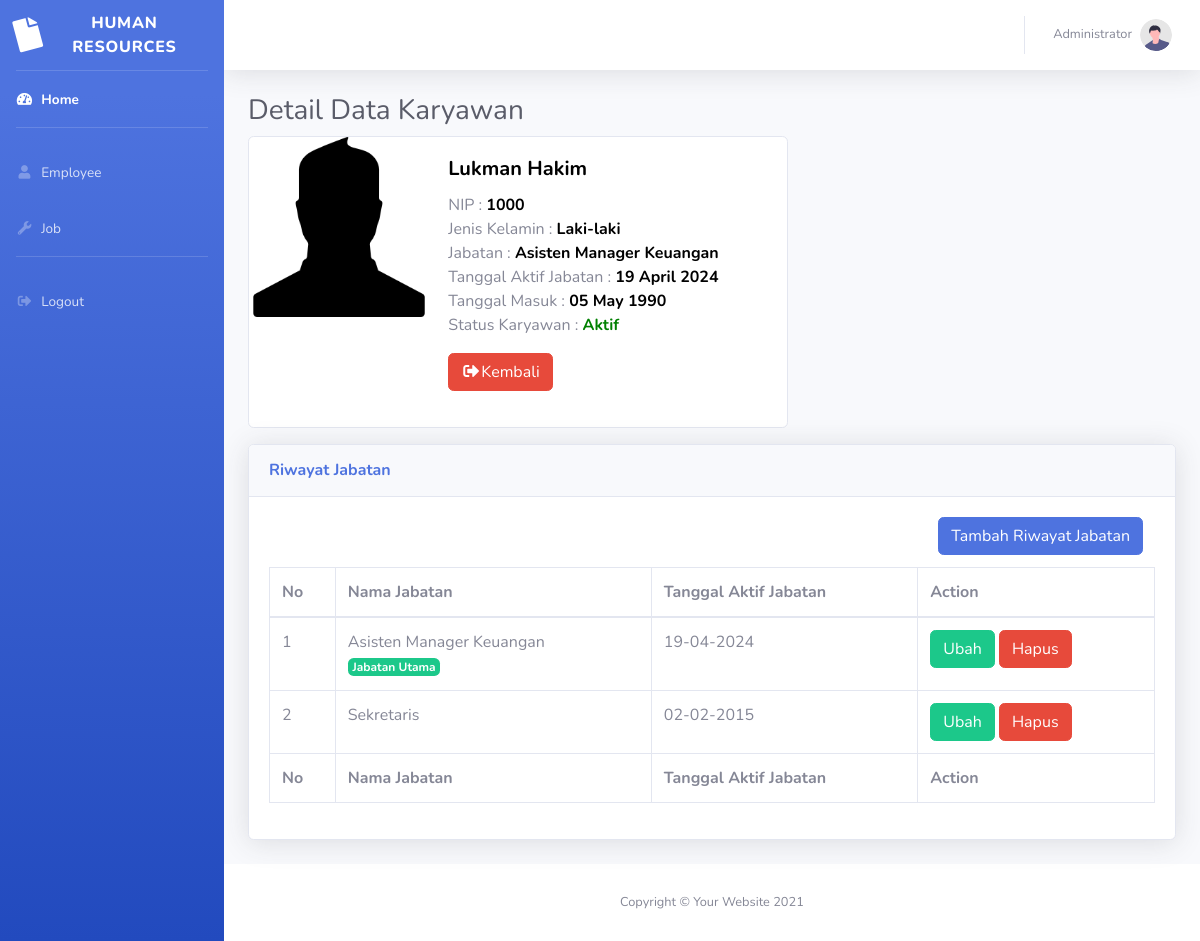
The app's page /employee/detail/1000 with its own data.
### tables this page shows
CREATE TABLE `employee` (
  `nip` varchar(30) NOT NULL,
  `name` varchar(128) NOT NULL,
  `gender` int(1) NOT NULL,
  `join_date` date NOT NULL,
  `is_active` int(1) NOT NULL,
  `date_created` timestamp NOT NULL DEFAULT current_timestamp()
);

CREATE TABLE `job` (
  `id` int(11) NOT NULL,
  `name` varchar(128) NOT NULL
);

CREATE TABLE `job_history` (
  `id` int(11) NOT NULL,
  `active_date` date NOT NULL,
  `nip` varchar(30) NOT NULL,
  `job_id` int(11) NOT NULL,
  `is_main` int(1) NOT NULL
);

### application/controllers/Employee.php (called while the page is built, shortened)
<?php
class Employee extends CI_Controller
{
    public function __construct()
    {
        $this->load->model('Employee_model');
        $this->load->model('JobHistory_model');
        $this->load->library('form_validation');
    }
    public function detail($id)
    {
        $data['title'] = 'HR - Karyawan';
        $data['subtitle'] = 'Detail Data Karyawan';
        $data['employee'] = $this->Employee_model->getDetailEmployeeById($id);
        $data['jobhistory'] = $this->JobHistory_model->getJobHistoryByNip($id);
        $this->load->view('templates/header', $data);
        $this->load->view('employee/detail', $data);
        $this->load->view('templates/footer');
    }
}

### index.php (called while the page is built, shortened)
<?php
require_once BASEPATH.'core/CodeIgniter.php';

### application/models/Employee_model.php (called while the page is built, shortened)
<?php
class Employee_model extends CI_Model
{
    public function getDetailEmployeeById($id)
    {
        if ($this->db->get_where('job_history', ['nip' => $id, 'is_main' => 1])->row_array() != null) {
            $this->db->select('employee.nip, employee.name AS nama, employee.gender, employee.join_date, employee.is_active, job.name AS jabatan, job_history.active_date');
            $this->db->from('employee');
            $this->db->join('job_history', 'job_history.nip = employee.nip', 'left');
            $this->db->join('job', 'job.id = job_history.job_id', 'left');
            $this->db->where('employee.nip', $id);
            $this->db->where('job_history.is_main', 1);
            $this->db->order_by('job_history.is_main DESC', 'job_history.active_date DESC');
            return $this->db->get()->row_array();
        } else {
            $this->db->select('employee.nip, employee.name AS nama, employee.gender, employee.join_date, employee.is_active, concat("kosong") AS jabatan');
            $this->db->from('employee');
            $this->db->where('employee.nip', $id);
            return $this->db->get()->row_array();
        }
    }
}

### application/models/JobHistory_model.php (called while the page is built, shortened)
<?php
class JobHistory_model extends CI_Model
{
    public function getJobHistoryByNip($id)
    {
        $this->db->select('job_history.id AS jobid, job_history.active_date, job_history.nip, job_history.job_id, job_history.is_main, job.name');
        $this->db->from('job_history');
        $this->db->join('job', 'job.id = job_history.job_id', 'left');
        $this->db->where('job_history.nip', $id);
        return $this->db->get()->result_array();
    }
}

### application/views/employee/detail.php (the view, shortened to what this page needs)
<div class="container-fluid">
    <h1 class="h3 mb-2 text-gray-800"><?= $subtitle ?></h1>
    <div class="card mb-3" style="max-width: 540px;">
        <div class="row no-gutters">
            <div class="col-md-4">
                <img src="<?= base_url('assets/'); ?>img/user.png" width="180px">
            </div>
            <div class="col-md-8">
                <div class="card-body">
                    <h5 class="card-title"><strong style="color: black;"><?= $employee['nama'] ?></strong></h5>
                    <p class="card-text">NIP : <strong style="color: black;"><?= $employee['nip'] ?></strong><br>
                        Jenis Kelamin : <?= $employee['gender'] == 1 ? "<strong style='color: black;'>Laki-laki</strong>" : "<strong style='color: black;'>Perempuan</strong>" ?><br>
                        Jabatan : <strong style="color: black;"><?= $employee['jabatan'] != "kosong" ? $employee['jabatan'] : "-" ?></strong><br>
                        Tanggal Aktif Jabatan : <strong style="color: black;">
                            <?php
                            if ($employee['jabatan'] != "kosong") {
                                $date = date_create($employee['active_date']);
                                echo date_format($date, "d F Y");
                            } else {
                                echo "-";
                            } ?></strong><br>
                        Tanggal Masuk : <strong style="color: black;">
                            <?php $date = date_create($employee['join_date']);
                            echo date_format($date, "d F Y"); ?>
                        </strong><br>
                        Status Karyawan : <?= $employee['is_active'] == 1 ? "<strong style='color: green;'>Aktif</strong>" : "<strong style='color: red;'>Tidak Aktif</strong>" ?></p>
                    <p><a href="<?= base_url(); ?>employee" class="btn btn-danger"><i class="fas fa-fw fa-sign-out-alt"></i>Kembali</a></p>
                </div>
            </div>
        </div>
    </div>
    <div class="card shadow mb-4">
        <div class="card-header py-3">
            <h6 class="m-0 font-weight-bold text-primary">Riwayat Jabatan</h6>
        </div>
        <div class="card-body">
            <div class="div col-lg-12 text-right" style="height: 50px;">
                <a href="<?= base_url() ?>jobhistory/tambah/<?= $employee['nip'] ?>" class="btn btn-primary" name="tambah" style="vertical-align: middle">Tambah Riwayat Jabatan</a>
            </div>
            <div class="table-responsive">
                <table class="table table-bordered" id="dataTable" width="100%" cellspacing="0">
                    <thead>
                        <tr>
                            <th>No</th>
                            <th>Nama Jabatan</th>
                            <th>Tanggal Aktif Jabatan</th>
                            <th>Action</th>
                        </tr>
                    </thead>
                    <tfoot>
                        <tr>
                            <th>No</th>
                            <th>Nama Jabatan</th>
                            <th>Tanggal Aktif Jabatan</th>
                            <th>Action</th>
                        </tr>
                    </tfoot>
                    <tbody>
                        <?php
                        $i = 1;
                        foreach ($jobhistory as $row) :
                        ?>
                            <tr>
                                <td><?= $i++ ?></td>
                                <td><?= $row['name'] ?><?= $row['is_main'] == 1 ? "<br><small class='badge badge-success'>Jabatan Utama</small>" : "" ?></td>
                                <td><?php $date = date_create($row['active_date']);
                                    echo date_format($date, "d-m-Y"); ?></td>
                                <td>
                                    <a href="<?= base_url(); ?>jobhistory/ubah/<?= $row['jobid'] ?>" class="btn btn-success">Ubah</a>
                                    <a href="<?= base_url(); ?>jobhistory/hapus/<?= $row['jobid'] ?>" class="btn btn-danger" onclick="return confirm('yakin?')">Hapus</a>
                                </td>
                            </tr>
                        <?php endforeach; ?>
                    </tbody>
                </table>
            </div>
        </div>
    </div>
</div>

### application/views/templates/header.php (shortened to what this page needs)
<!DOCTYPE html>
<html lang="en">
<head>
    <link href="<?= base_url('assets/'); ?>vendor/fontawesome-free/css/all.min.css" rel="stylesheet" type="text/css">
    <link href="<?= base_url('assets/'); ?>css/sb-admin-2.min.css" rel="stylesheet">
</head>
<body id="page-top">
    <div id="wrapper">
        <ul class="navbar-nav bg-gradient-primary sidebar sidebar-dark accordion" id="accordionSidebar">
            <a class="sidebar-brand d-flex align-items-center justify-content-center" href="index.html">
                <div class="sidebar-brand-icon rotate-n-15">
                    <i class="fas fa-file"></i>
                </div>
                <div class="sidebar-brand-text mx-3">Human Resources</div>
            </a>
            <hr class="sidebar-divider my-0">
            <li class="nav-item active">
                <a class="nav-link" href="<?= base_url(); ?>home">
                    <i class="fas fa-fw fa-tachometer-alt"></i>
                    <span>Home</span></a>
            </li>
            <hr class="sidebar-divider">
            <li class="nav-item">
                <a class="nav-link collapsed" href="<?= base_url(); ?>employee">
                    <i class="fas fa-fw fa-user"></i>
                    <span>Employee</span>
                </a>
            </li>
            <li class="nav-item">
                <a class="nav-link collapsed" href="<?= base_url(); ?>job">
                    <i class="fas fa-fw fa-wrench"></i>
                    <span>Job</span>
                </a>
            </li>
            <hr class="sidebar-divider">
            <li class="nav-item">
                <a class="nav-link" href="<?= base_url(); ?>auth/logout">
                    <i class="fas fa-fw fa-sign-out-alt"></i>
                    <span>Logout</span></a>
            </li>
        </ul>
        <div id="content-wrapper" class="d-flex flex-column">
            <div id="content">
                <nav class="navbar navbar-expand navbar-light bg-white topbar mb-4 static-top shadow">
                    <ul class="navbar-nav ml-auto">
                        <li class="nav-item dropdown no-arrow">
                            <a class="nav-link dropdown-toggle" href="#" id="userDropdown" role="button" data-toggle="dropdown" aria-haspopup="true" aria-expanded="false">
                                <span class="mr-2 d-none d-lg-inline text-gray-600 small">Administrator</span>
                                <img class="img-profile rounded-circle" src="<?= base_url('assets/'); ?>img/undraw_profile.svg">
                            </a>
                        </li>
                    </ul>
                </nav>

### application/views/templates/footer.php (shortened to what this page needs)
</div>
<footer class="sticky-footer bg-white">
    <div class="container my-auto">
        <div class="copyright text-center my-auto">
            <span>Copyright &copy; Your Website 2021</span>
        </div>
    </div>
</footer>
</div>
</div>
</body>
</html>

### records on screen
employee: name "Lukman Hakim", nip "1000", job.name "Asisten Manager Keuangan", job_history.active_date "19 April 2024", join_date "05 May 1990"
job_history: job.name "Asisten Manager Keuangan", is_main "Jabatan Utama", active_date "19-04-2024"
job_history: job.name "Sekretaris", active_date "02-02-2015"

### other values on screen
$subtitle "Detail Data Karyawan"
